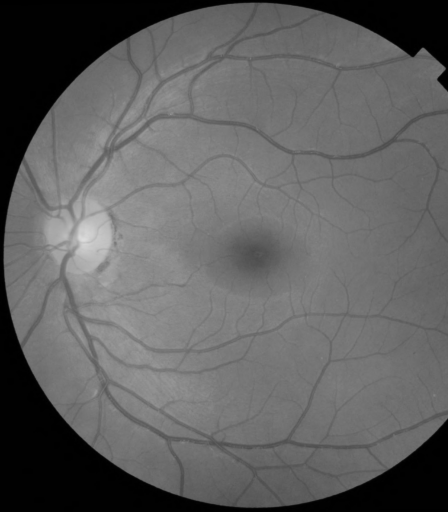
#> input picture tp/tp1/data/tp1_ex1_img1.tiff, 448 x 512 px
$ jupyter execute --allow-errors tp1.ipynb
#> lines starting #> are read from the running program, lines starting #| are printed output that depends on the picture; after the words box and inside, x2 and y2 are one past the last pixel; in counts of white or black regions, pixels touching at a corner belong together
## Identification

- Nom : Jacob-Simard
- Prénom : Raphaël
- Code permanent : JACR26038907
- Cours : INF600f - H2022
- Équipe : 9

[cell 1]
import numpy as np
import skimage
import skimage.transform
import imageio
import matplotlib.pyplot as plt
import math
# Ajoutez d'autres modules au besoin

EX1_IMG1 = "tp1_ex1_img1.tiff"
EX1_IMG2 = "tp1_ex1_img2.tiff"
EX2_LOGO = "tp1_ex2_logo.tiff"
EX2_PROFIL = "profil_raphaeljacobsimard.jpg"
EX2_PROFIL_UQAM = "profil_raphaeljacobsimard_uqam.jpg"
EX3_IMG = "tp1_ex3_livre_mystere.png"

# Exercice 1 : Imagerie de la rétine & Message secret
Les images à utiliser pour cet exercice sont `tp1_ex1_img1.tiff` et `tp1_ex1_img2.tiff`.

[cell 2]
# Chargement des images

retine_img1 = imageio.imread(EX1_IMG1)
#> retine_img1 is the input picture: shape (512, 448); min 0, max 220, mean 96.2
retine_img2 = imageio.imread(EX1_IMG2)
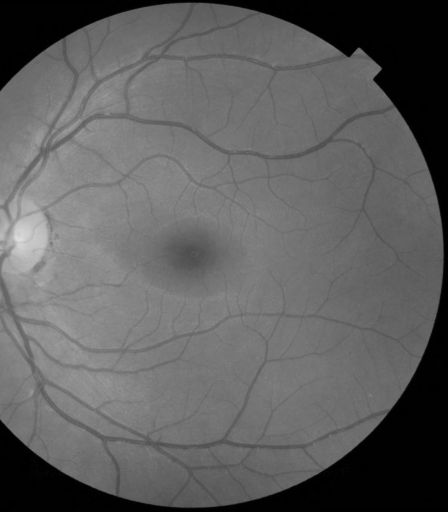
#> input picture tp/tp1/data/tp1_ex1_img2.tiff, 448 x 512 px
#> retine_img2 is the input picture: shape (512, 448); min 0, max 221, mean 95


# affichage des images

plt.figure(figsize=(15,10))
plt.subplot(121)
plt.imshow(retine_img1)
plt.title("Rétine 1 - " + str(retine_img1.shape))
plt.subplot(122)
plt.imshow(retine_img2)
plt.title("Rétine 2 - " + str(retine_img2.shape))
plt.show()
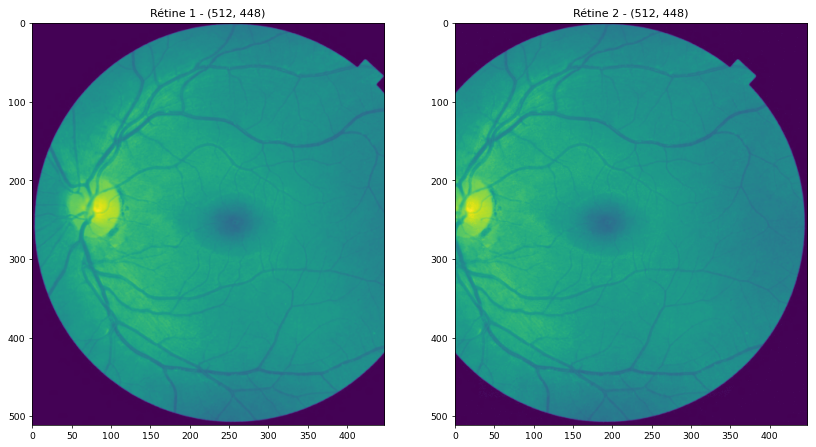
#> figure drawn by matplotlib, 2 panels

[cell 3]
# Ajout de colonnes vides aux deux images pour pouvoir les aligner et les comparer.

z1 = np.zeros((512,64)) # 64 parce que 512 - 448
retine_img1_t = np.concatenate(( retine_img1,z1), axis=1)
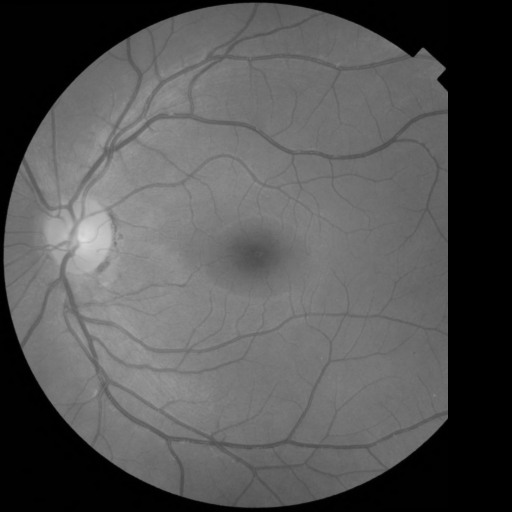
#> retine_img1_t: shape (512, 512) float64; min 0, max 220, mean 84.2
retine_img2_t = np.concatenate((z1, retine_img2), axis=1)
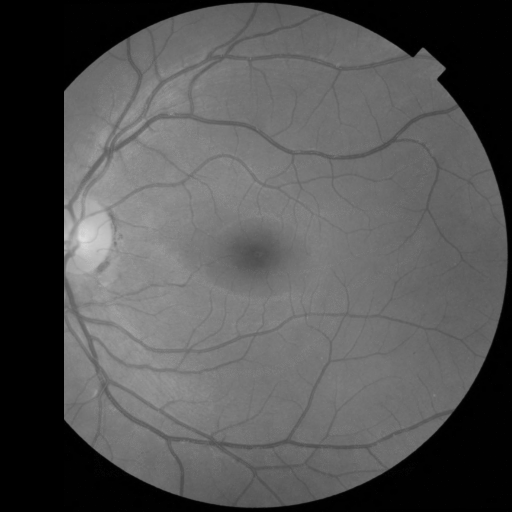
#> retine_img2_t: shape (512, 512) float64; min 0, max 221, mean 83.1
concatenation_retines = retine_img1_t + retine_img2_t
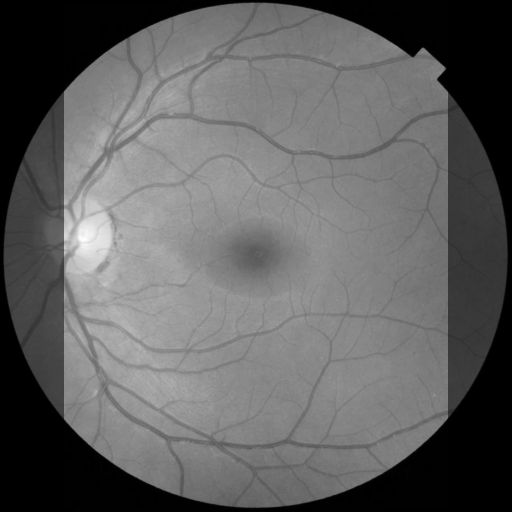
#> concatenation_retines: shape (512, 512) float64; min 0, max 441, mean 167.3; drawn with min black and max white
comparaison_retines = skimage.util.compare_images(retine_img1_t, retine_img2_t)
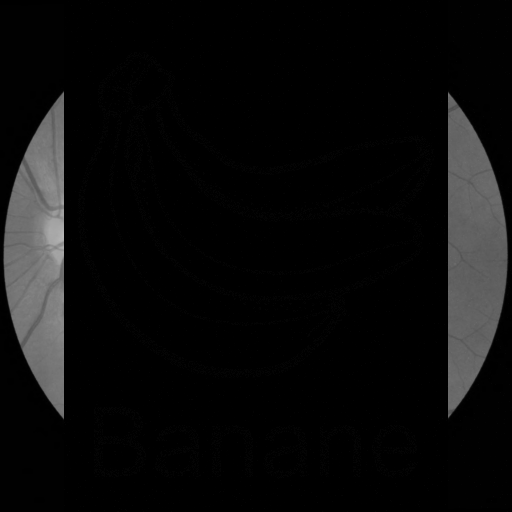
#> comparaison_retines: shape (512, 512) float64; min 0, max 184, mean 11.6

# Affichage des 4 images

plt.figure(figsize=(24,10), dpi=150)
plt.subplot(141)
plt.imshow(retine_img1_t, cmap="gray")
plt.title("Rétine 1")
plt.subplot(142)
plt.imshow(retine_img2_t, cmap="gray")
plt.title("Rétine 2")
plt.subplot(143)
plt.imshow(concatenation_retines, cmap="gray")
plt.title("Addition")
plt.subplot(144)
plt.imshow(comparaison_retines, cmap="gray")
plt.title("Comparaison")
plt.show()

C'est presque invisible mais il y a quelque chose dans la quatrième image. On peut augmenter l'intensité pour mieux le voir.

[cell 4]
comparaison_retines[comparaison_retines > 1] = 255
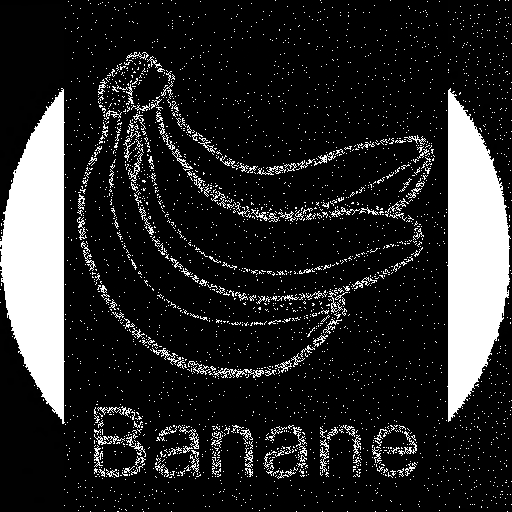
#> comparaison_retines: shape (512, 512) float64; 15.76% of pixels changed, all inside (x1, y1, x2, y2) = (0, 0, 512, 512)
plt.figure(figsize=(10,10), dpi=50)
plt.imshow(comparaison_retines)
plt.show()

### Question 1 : Pourquoi est-ce que le message secret est imperceptible à votre avis?

Le contraste entre le message et l'arrière-plan est tellement petit que l'oeil humain a de la difficulté à le distinguer lors de la comparaison (image numéro 4). De plus, le message était difficile à voir dans l'Image originale pour une raison similaire; l'intensité du message était trop basse pour affecter de façon perceptible l'image en avant-plan. Il est aussi possible que la présence de points aléatoires (du bruits) empêche le cerveau de bien distinguer la banane et les lettres, ces derniers étant des 'patterns'.

### Question 2 : Comment a été créée l'image contenant le message secret selon vous?

Le message secret était probablement une image en tant que telle pour laquelle l'intensité a été réduite au minimum. Cette image a ensuite été ajoutée à l'image de la rétine (soit avec un stack ou en additionnant les matrices numpy) qui avait elle aussi été modifiée(rongée pour forcer à faire un peu plus de manipulation).

# Exercice 2 : Avatar UQAM
- Vous devez utiliser l'image `tp1_ex2_logo.tiff` ainsi qu'une photo de vous-même pour cet exercice.

[cell 5]
def param_sont_valides(input_shape:tuple[int], centre:tuple[int], taille_cible:int) -> bool:
    """
    Retourne la validité des paramètres.

    @param input_shape : Un tuple représentant les données de l'image à modifier.
    @param centre : Un tuple représentant le centre voulu pour créer l'image.
    @param taille_cible : La taille voulue de l'image.
    @return : True si les paramètres sont valide, False si autrement.
    """
    input_x, input_y, _ = input_shape
    centre_x, centre_y = centre
    return (
        (centre_x <= input_x and centre_y <= input_y) and
        (taille_cible <= input_x and taille_cible <= input_y)
    )

[cell 6]
# [16 lines left out: function trouver_centre, not called in this run]

[cell 7]
def creation_profil(input_file, output_file, centre, s):
    """TP1/Ex2 : Création d'une photo de profil UQAM.
    Paramètres
    ----------
    input_file : str
        Chemin vers l'image originale
    output_file : str
        Chemin vers l'image modifiée
    centre : tuple (2,)
        Tuple ou liste de longueur 2 contenant les coordonnées (r,c) du centre du visage
    s : int
        Taille de la photo de profil en pixel
    """
#> called with input_file = 'profil_raphaeljacobsimard.jpg', output_file = 'profil_raphaeljacobsimard_uqam.jpg', centre = (3120, 2425), s = 512
    img_source = imageio.imread(input_file)
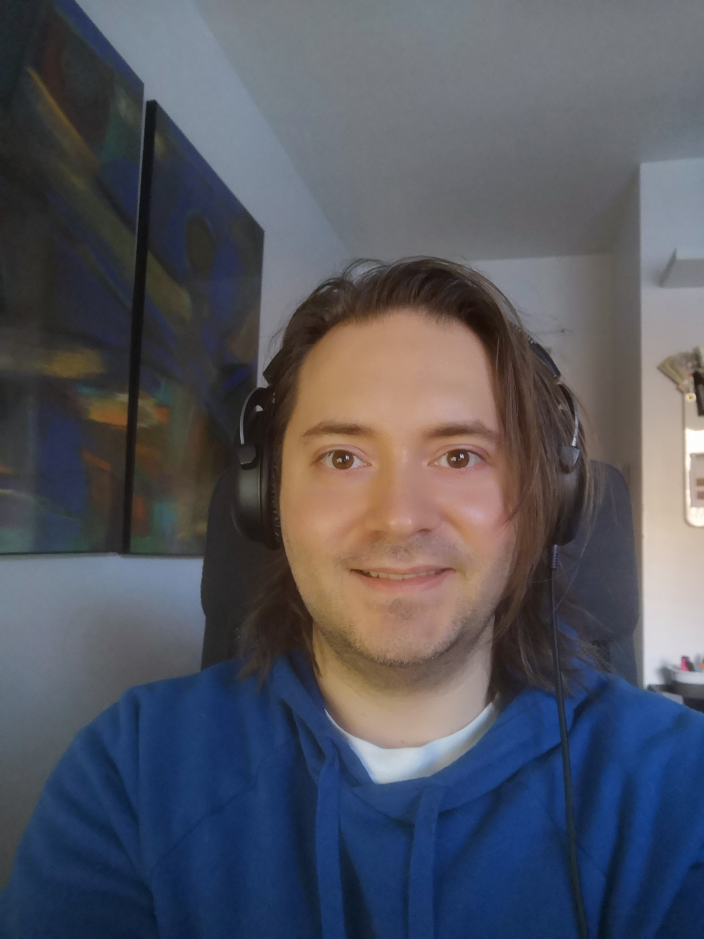
#> input picture tp/tp1/data/profil_raphaeljacobsimard.jpg, 4224 x 5632 px (shown at 1/6 size)
#> img_source is the input picture: shape (5632, 4224, 3); mean R, G, B 84.1, 85.7, 95.2
    if param_sont_valides(img_source.shape, centre, s):
        logo = imageio.imread(EX2_LOGO)
        centre_l, centre_c = centre

        # les pixels de la nouvelle image par rapport à l'ancienne
        demi_s = math.floor(3000 / 2)
        limite_inf_l = centre_l - demi_s
        limite_sup_l = centre_l + demi_s
        limite_inf_c = centre_c - demi_s
        limite_sup_c = centre_c + demi_s

        #création de l'image(crop, resizing et merge)
        profil = img_source[limite_inf_l:limite_sup_l, limite_inf_c:limite_sup_c]
        profil_resized = skimage.transform.resize(profil, (s, s))
        logo_resized = np.stack((skimage.transform.resize(logo, (s, s)),)*3, axis=-1)
        profil_uqam = skimage.util.img_as_ubyte(profil_resized + logo_resized * 0.4)


        imageio.imwrite(output_file, profil_uqam )

    else:
        raise ValueError("creation_profil : Les valeurs données en paramètre ne sont pas valides")
